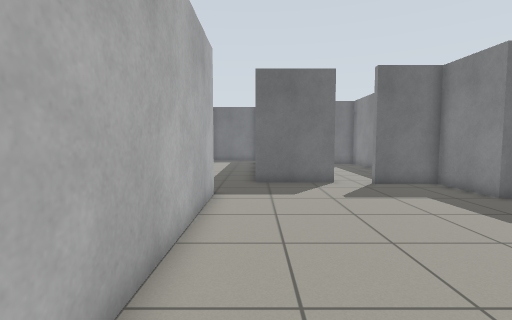
View 1 (above)

16 first-person views from a walk through a world built for the Gazebo simulator. The camera is 0.94 m above the floor, tilts 4° down and sees 85° across. The floor is counted in squares, 0.5 m on a side. Each view is taken from the middle of a square. On the plan, view 1 faces up. The plan holds only what a view shows up to about 16 squares ahead; the rest is blank.

View 2
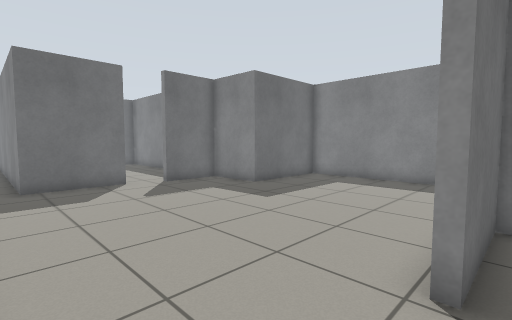

View 3
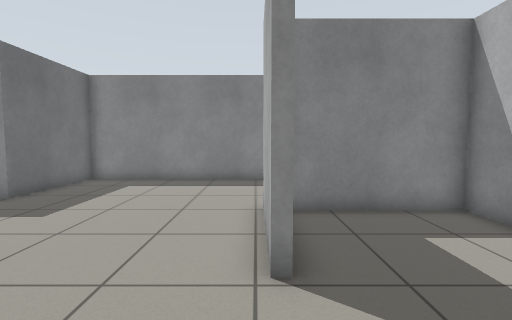

View 4
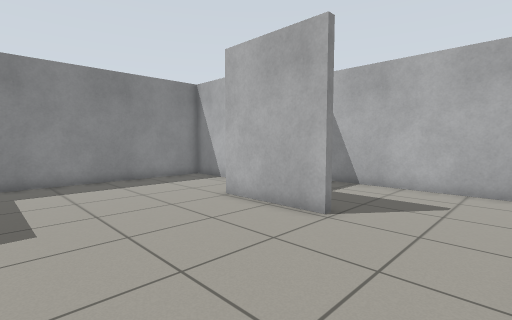

View 5
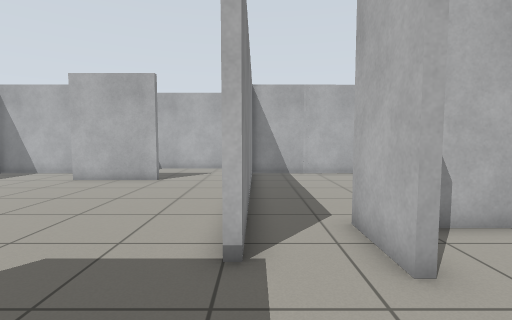

View 6
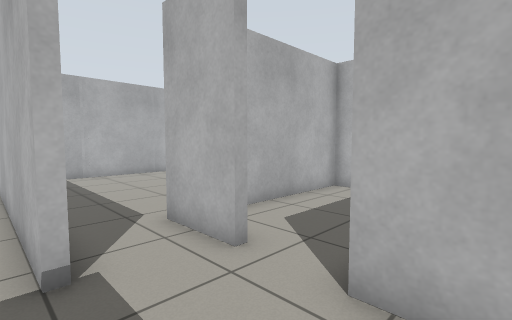

View 7
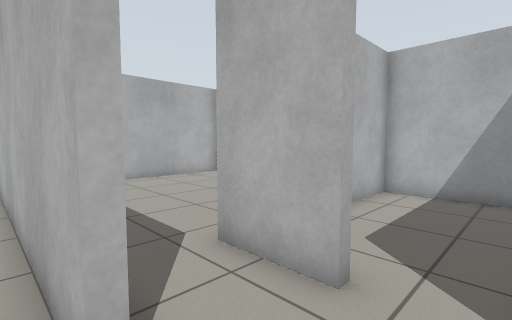

View 8
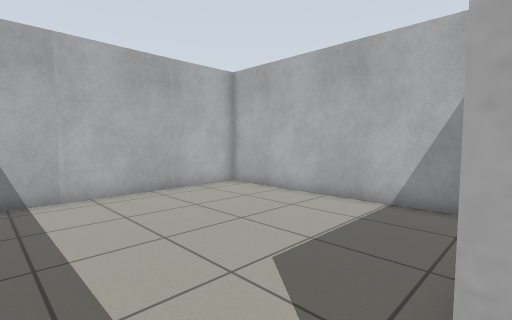

View 9
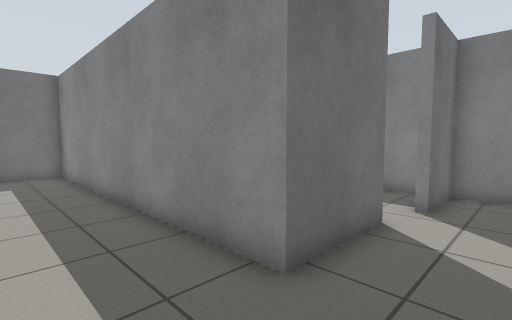

View 10
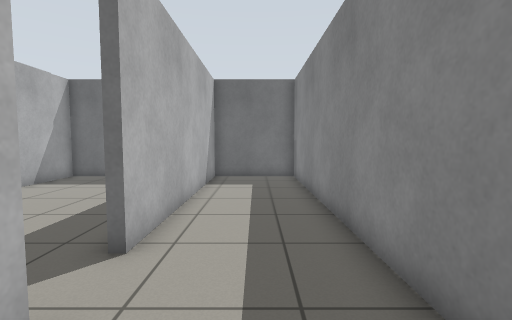

View 11
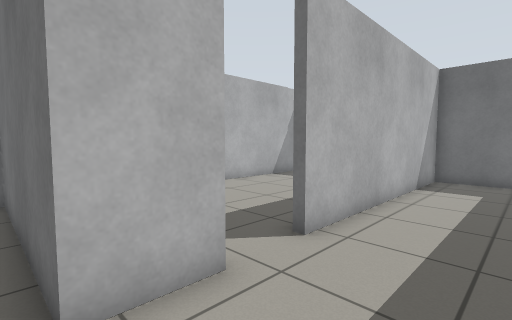

View 12
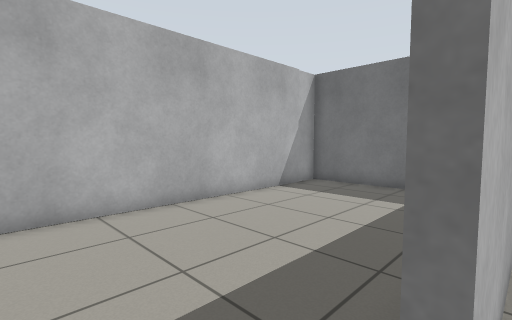

View 13
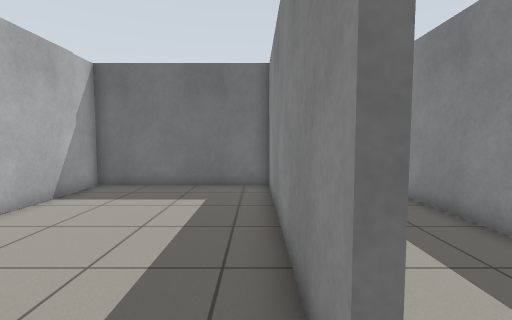

View 14
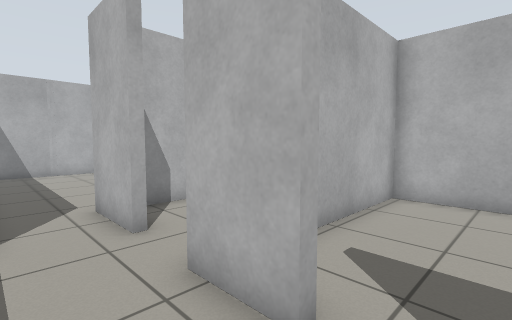

View 15
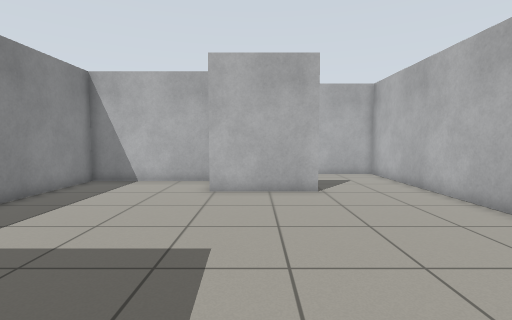

View 16
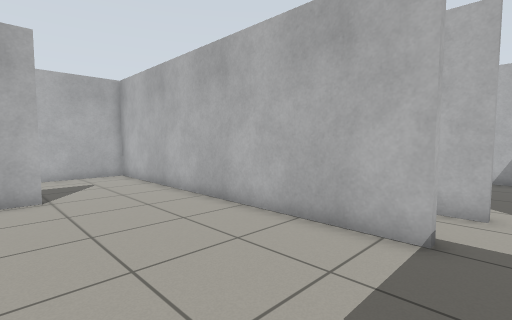

### Floor plan
Points are (right, up) in squares from view 1. A wall is a line through its corners. A room is listed if a view was taken in it or the views show most of it. See-through windows are left out.
Room 1 (views 1, 2, 3)
walls: (-1.5, 1.6) (-1.5, -4.6) (6.4, -4.6) (6.4, 0.5) (2.7, 0.5) (2.7, 0.8)
ways out: opening at (0.5, 1) to room 2
Room 2 (views 4, 7, 9, 10, 11, 15, 16)
walls: (2.7, 0.8) (6.7, 0.8); (3.5, 12.4) (0, 12.4); (-1.8, 9.8) (-1.5, 9.8) (-1.5, 1.6); (7.1, -1.9) (12.6, -1.9) (12.6, 9) (7.9, 9) (7.8, 11.9) (5.1, 11.9) (5.1, 12.3); (-4.1, 10.4) (-4.1, 9.4)
ways out: opening at (0.5, 1) to room 1; opening at (-2, 13.5) to room 3; opening at (-3, 8.5) to room 4; opening at (-4, 11.5) to room 6; opening at (4.5, 12)
Room 3 (views 5, 6, 14)
walls: (-4.1, 14.5) (-4.1, 12.4); (0, 12.4) (0, 26.6) (-4.1, 26.6) (-4.1, 16.5)
ways out: opening at (-2, 13.5) to room 2; opening at (-4, 15.5) to room 5
Room 4 (view 8)
walls: (-1.8, 3.6) (-1.8, 9.8); (-11.5, 6.8) (-11.5, -1.9) (-1.7, -1.9); (-4.1, 9.4) (-4.1, 7.7)
ways out: opening at (-3, 8.5) to room 2
Room 5 (views 12, 13)
walls: (-4.5, 16.5) (-4.5, 26.6) (-11.5, 26.6) (-11.5, 12.8) (-7, 12.8); (-4.5, 14.5) (-4.1, 14.5)
ways out: opening at (-4, 15.5) to room 3
Room 6 (no view inside)
walls: (-4.1, 12.4) (-11.5, 12.4) (-11.5, 8.1) (-5.4, 8.1)
ways out: opening at (-4, 11.5) to room 2

Positions as (right, up) in squares from view 1, and headings:
1: (0, 0), facing up
2: (-1, 0), facing up-right
3: (-1, 1), facing right
4: (-1, 7), facing down-right
5: (-2, 14), facing down
6: (-1, 14), facing down-left
7: (-1, 12), facing down-left
8: (-3, 8), facing down-left
9: (-3, 10), facing up-right
10: (-2, 12), facing up
11: (-1, 12), facing up-left
12: (-4, 15), facing up-left
13: (-5, 15), facing up
14: (-2, 16), facing down-left
15: (5, 11), facing down
16: (4, 11), facing down-left
